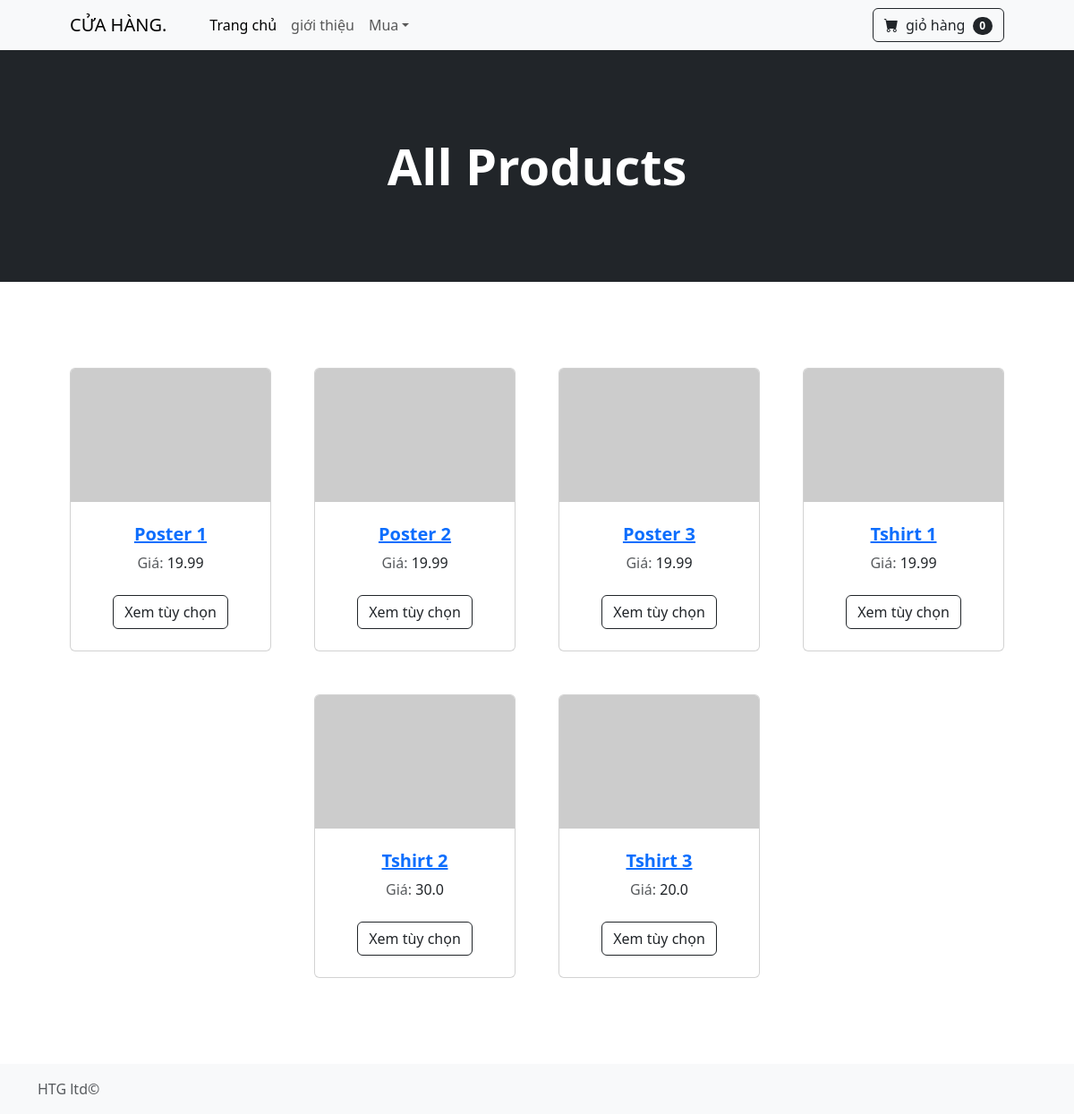
The page /categories/products?category=all_products on the database its author committed.
### main.py (models this page shows)
class Products(db.Model):
    id = db.Column(db.Integer, primary_key=True)
    title = db.Column(db.String(250), nullable=False, unique=True)
    image = db.Column(db.String(250), nullable=False)
    category = db.Column(db.String(250), nullable=False)
    price = db.Column(db.Float(250), nullable=False)
    size = db.Column(db.String(250), nullable=False)
    description = db.Column(db.Text, nullable=False)
    cart_items = db.relationship('CartItem', back_populates='product')
    def __repr__(self):
        return self.title

### main.py (the view)
@app.route('/categories/products', methods=['GET'])
def categories():
    category = request.args.get('category')
    print(category)
    if category != 'all_products':
        products_in_category = Products.query.filter_by(category=category).all()
        category_name = category.title()
        print(products_in_category)
    else:
        products_in_category = Products.query.all()
        category_name = 'All Products'
        print(products_in_category)
    return render_template('category.html', products=products_in_category, category_name=category_name)

### main.py (called while the page is built)
@app.context_processor
def context_processor():
    print("Context processor called")  # This line is for debugging purposes
    cart_id = session.get('cart_id')
    if cart_id:
        cart_items = CartItem.query.filter_by(cart_id=cart_id).all()
        total_quantity = sum(item.quantity for item in cart_items)
    else:
        total_quantity = 0
    return {'total_quantity': total_quantity}

### templates/category.html (shortened to what this page needs)
{% extends 'header.html' %}
{% block content %}
        <header class="bg-dark py-5">
            <div class="container px-4 px-lg-5 my-5">
                <div class="text-center text-white">
                    <h1 class="display-4 fw-bolder">{{ category_name }}</h1>
                </div>
            </div>
        </header>
        <section class="py-5">
            <div class="container px-4 px-lg-5 mt-5">
                <div class="row gx-4 gx-lg-5 row-cols-2 row-cols-md-3 row-cols-xl-4 justify-content-center">
                    {% for item in products %}
                    <div class="col mb-5">
                <div class="card h-100">
                    <img class="card-img-top" src="https://dummyimage.com/450x300/dee2e6/6c757d.jpg" alt="Áp phích Mờ Tiêu chuẩn" />
                    <div class="card-body p-4">
                        <div class="text-center">
                           <a href="{{ url_for('product', index=item.id) }}"><h5 class="fw-bolder">{{ item.title }}</h5></a>
                            <span class="text-muted">Giá:</span> {{ item.price }}
                        </div>
                    </div>
                    <div class="card-footer p-4 pt-0 border-top-0 bg-transparent">
                      <div class="text-center"><a class="btn btn-outline-dark mt-auto" href="{{ url_for('add_to_cart', product_id=item.id, next='categories', category=item.category) }}">Xem tùy chọn</a></div>
                    </div>
                </div>
            </div>
                    {% endfor %}
                </div>
            </div>
        </section>
       {% include 'footer.html' %}
{% endblock %}

### rows shown on the page
Products: title "Poster 1", price "19.99"
Products: title "Poster 2", price "19.99"
Products: title "Poster 3", price "19.99"
Products: title "Tshirt 1", price "19.99"
Products: title "Tshirt 2", price "30.0"
Products: title "Tshirt 3", price "20.0"

### other values the page prints
{{ total_quantity }} "0"
{{ category_name }} "All Products"
